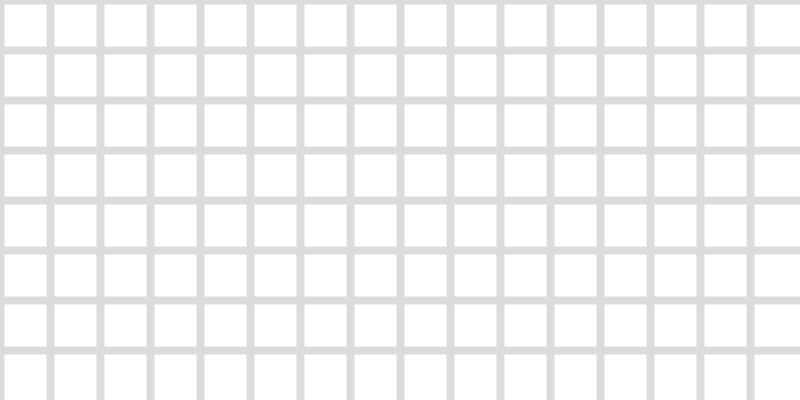
Frame 1 (no input)
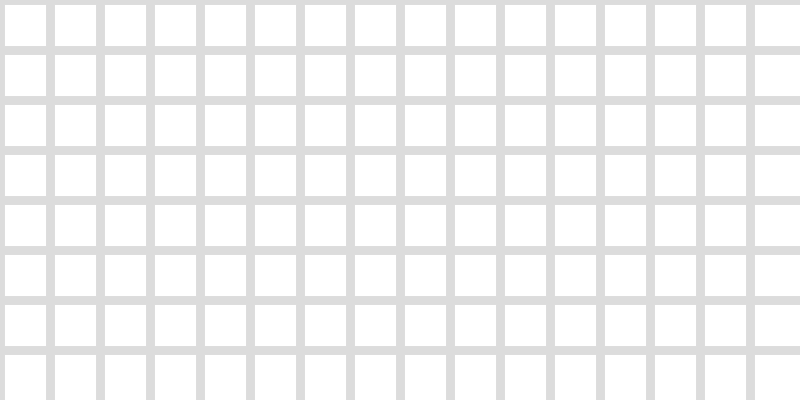
Frame 60 (the mouse pressed at the canvas centre just before this capture)
Frame 120 (the mouse held since frame 60 and released just before this capture): identical to frame 60, image omitted

The Processing sketch that drew these frames (run headless with seeded random() and noise(); from frame 60 on, the mouse is pressed at the canvas centre):

// Processing sketch: Color_Grid
// ── Color_Grid.pde
/*
Simple Drawing View Program

Creates a grid where user can draw black+white pixel art.
Does not include basic features like color changer, etc.
It's a simple program that was made quickly to entertain a child I was babysitting.
*/

int GL_WIDTH = 8;
int GL_COLOR = 220;
int GL_SIZE = 50;

void setup(){
  size(800,400);
  background(255);
}

void draw(){
  stroke(GL_COLOR);
  strokeWeight(GL_WIDTH);
  for(int row = 0; row*GL_SIZE < height; row++){line(0,row*GL_SIZE,width,row*GL_SIZE);}
  for(int col = 0; col*GL_SIZE < width; col++){line(col*GL_SIZE,0,col*GL_SIZE,height);}
}

void mouseClicked(){
  int currentColor = get(mouseX,mouseY); //returns -1 if white
  print(currentColor);
  if(currentColor == -1){
    fillGrid(mouseX,mouseY,0);
  }else if(currentColor == -16777216){
    fillGrid(mouseX,mouseY,255);
  }
}

void mouseDragged(){fillGrid(mouseX, mouseY, 0);}

void fillGrid(float x, float y, color c){
  stroke(c);
  fill(c);
  rectMode(CENTER);
  int rectX = (int)(x/50)*50+25;
  int rectY = (int)(y/50)*50+25;
  rect(rectX,rectY,50-GL_WIDTH/2,50-GL_WIDTH/2);

}
